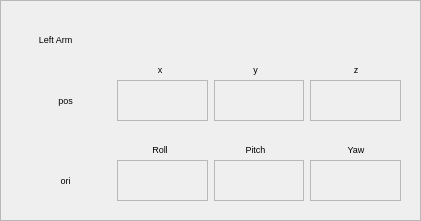
    <widget class="QFrame" name="frame_36">
     <property name="geometry">
      <rect>
       <x>870</x>
       <y>244</y>
       <width>421</width>
       <height>221</height>
      </rect>
     </property>
     <property name="font">
      <font>
       <pointsize>7</pointsize>
      </font>
     </property>
     <property name="frameShape">
      <enum>QFrame::StyledPanel</enum>
     </property>
     <property name="frameShadow">
      <enum>QFrame::Raised</enum>
     </property>
     <widget class="QFrame" name="frame_37">
      <property name="geometry">
       <rect>
        <x>10</x>
        <y>20</y>
        <width>401</width>
        <height>191</height>
       </rect>
      </property>
      <property name="font">
       <font>
        <pointsize>7</pointsize>
       </font>
      </property>
      <property name="frameShape">
       <enum>QFrame::NoFrame</enum>
      </property>
      <property name="frameShadow">
       <enum>QFrame::Raised</enum>
      </property>
      <widget class="QLabel" name="label_221">
       <property name="geometry">
        <rect>
         <x>120</x>
         <y>40</y>
         <width>60</width>
         <height>19</height>
        </rect>
       </property>
       <property name="font">
        <font>
         <pointsize>7</pointsize>
         <italic>false</italic>
        </font>
       </property>
       <property name="text">
        <string>x</string>
       </property>
       <property name="alignment">
        <set>Qt::AlignCenter</set>
       </property>
      </widget>
      <widget class="QLabel" name="label_222">
       <property name="geometry">
        <rect>
         <x>320</x>
         <y>40</y>
         <width>52</width>
         <height>19</height>
        </rect>
       </property>
       <property name="font">
        <font>
         <pointsize>7</pointsize>
        </font>
       </property>
       <property name="text">
        <string>z</string>
       </property>
       <property name="alignment">
        <set>Qt::AlignCenter</set>
       </property>
      </widget>
      <widget class="QLabel" name="label_223">
       <property name="geometry">
        <rect>
         <x>210</x>
         <y>40</y>
         <width>71</width>
         <height>19</height>
        </rect>
       </property>
       <property name="font">
        <font>
         <pointsize>7</pointsize>
         <italic>false</italic>
        </font>
       </property>
       <property name="text">
        <string>y</string>
       </property>
       <property name="alignment">
        <set>Qt::AlignCenter</set>
       </property>
      </widget>
      <widget class="QLabel" name="label_224">
       <property name="geometry">
        <rect>
         <x>-40</x>
         <y>10</y>
         <width>171</width>
         <height>19</height>
        </rect>
       </property>
       <property name="font">
        <font>
         <pointsize>7</pointsize>
         <italic>false</italic>
        </font>
       </property>
       <property name="text">
        <string>Left Arm</string>
       </property>
       <property name="alignment">
        <set>Qt::AlignCenter</set>
       </property>
      </widget>
      <widget class="QWidget" name="horizontalLayoutWidget_50">
       <property name="geometry">
        <rect>
         <x>10</x>
         <y>60</y>
         <width>381</width>
         <height>41</height>
        </rect>
       </property>
       <property name="font">
        <font>
         <pointsize>7</pointsize>
        </font>
       </property>
       <layout class="QHBoxLayout" name="horizontalLayout_53">
        <item>
         <layout class="QVBoxLayout" name="verticalLayout_213">
          <item>
           <widget class="QLabel" name="label_331">
            <property name="font">
             <font>
              <pointsize>7</pointsize>
              <italic>false</italic>
             </font>
            </property>
            <property name="text">
             <string>pos</string>
            </property>
            <property name="alignment">
             <set>Qt::AlignCenter</set>
            </property>
           </widget>
          </item>
         </layout>
        </item>
        <item>
         <layout class="QVBoxLayout" name="verticalLayout_214">
          <item>
           <widget class="QLabel" name="LA_pos_x">
            <property name="font">
             <font>
              <pointsize>7</pointsize>
             </font>
            </property>
            <property name="frameShape">
             <enum>QFrame::StyledPanel</enum>
            </property>
            <property name="frameShadow">
             <enum>QFrame::Plain</enum>
            </property>
            <property name="text">
             <string/>
            </property>
           </widget>
          </item>
         </layout>
        </item>
        <item>
         <layout class="QVBoxLayout" name="verticalLayout_215">
          <item>
           <widget class="QLabel" name="LA_pos_y">
            <property name="font">
             <font>
              <pointsize>7</pointsize>
             </font>
            </property>
            <property name="frameShape">
             <enum>QFrame::StyledPanel</enum>
            </property>
            <property name="frameShadow">
             <enum>QFrame::Plain</enum>
            </property>
            <property name="text">
             <string/>
            </property>
           </widget>
          </item>
         </layout>
        </item>
        <item>
         <layout class="QVBoxLayout" name="verticalLayout_216">
          <item>
           <widget class="QLabel" name="LA_pos_z">
            <property name="font">
             <font>
              <pointsize>7</pointsize>
             </font>
            </property>
            <property name="frameShape">
             <enum>QFrame::StyledPanel</enum>
            </property>
            <property name="frameShadow">
             <enum>QFrame::Plain</enum>
            </property>
            <property name="text">
             <string/>
            </property>
           </widget>
          </item>
         </layout>
        </item>
       </layout>
      </widget>
      <widget class="QLabel" name="label_332">
       <property name="geometry">
        <rect>
         <x>320</x>
         <y>120</y>
         <width>52</width>
         <height>19</height>
        </rect>
       </property>
       <property name="font">
        <font>
         <pointsize>7</pointsize>
        </font>
       </property>
       <property name="text">
        <string>Yaw</string>
       </property>
       <property name="alignment">
        <set>Qt::AlignCenter</set>
       </property>
      </widget>
      <widget class="QWidget" name="horizontalLayoutWidget_51">
       <property name="geometry">
        <rect>
         <x>10</x>
         <y>140</y>
         <width>381</width>
         <height>41</height>
        </rect>
       </property>
       <property name="font">
        <font>
         <pointsize>7</pointsize>
        </font>
       </property>
       <layout class="QHBoxLayout" name="horizontalLayout_54">
        <item>
         <layout class="QVBoxLayout" name="verticalLayout_217">
          <item>
           <widget class="QLabel" name="label_333">
            <property name="font">
             <font>
              <pointsize>7</pointsize>
              <italic>false</italic>
             </font>
            </property>
            <property name="text">
             <string>ori</string>
            </property>
            <property name="alignment">
             <set>Qt::AlignCenter</set>
            </property>
           </widget>
          </item>
         </layout>
        </item>
        <item>
         <layout class="QVBoxLayout" name="verticalLayout_218">
          <item>
           <widget class="QLabel" name="LA_ori_x">
            <property name="font">
             <font>
              <pointsize>7</pointsize>
             </font>
            </property>
            <property name="frameShape">
             <enum>QFrame::StyledPanel</enum>
            </property>
            <property name="frameShadow">
             <enum>QFrame::Plain</enum>
            </property>
            <property name="text">
             <string/>
            </property>
           </widget>
          </item>
         </layout>
        </item>
        <item>
         <layout class="QVBoxLayout" name="verticalLayout_219">
          <item>
           <widget class="QLabel" name="LA_ori_y">
            <property name="font">
             <font>
              <pointsize>7</pointsize>
             </font>
            </property>
            <property name="frameShape">
             <enum>QFrame::StyledPanel</enum>
            </property>
            <property name="frameShadow">
             <enum>QFrame::Plain</enum>
            </property>
            <property name="text">
             <string/>
            </property>
           </widget>
          </item>
         </layout>
        </item>
        <item>
         <layout class="QVBoxLayout" name="verticalLayout_220">
          <item>
           <widget class="QLabel" name="LA_ori_z">
            <property name="font">
             <font>
              <pointsize>7</pointsize>
             </font>
            </property>
            <property name="frameShape">
             <enum>QFrame::StyledPanel</enum>
            </property>
            <property name="frameShadow">
             <enum>QFrame::Plain</enum>
            </property>
            <property name="text">
             <string/>
            </property>
           </widget>
          </item>
         </layout>
        </item>
       </layout>
      </widget>
      <widget class="QLabel" name="label_334">
       <property name="geometry">
        <rect>
         <x>120</x>
         <y>120</y>
         <width>60</width>
         <height>19</height>
        </rect>
       </property>
       <property name="font">
        <font>
         <pointsize>7</pointsize>
         <italic>false</italic>
        </font>
       </property>
       <property name="text">
        <string>Roll</string>
       </property>
       <property name="alignment">
        <set>Qt::AlignCenter</set>
       </property>
      </widget>
      <widget class="QLabel" name="label_335">
       <property name="geometry">
        <rect>
         <x>210</x>
         <y>120</y>
         <width>71</width>
         <height>19</height>
        </rect>
       </property>
       <property name="font">
        <font>
         <pointsize>7</pointsize>
         <italic>false</italic>
        </font>
       </property>
       <property name="text">
        <string>Pitch</string>
       </property>
       <property name="alignment">
        <set>Qt::AlignCenter</set>
       </property>
      </widget>
     </widget>
    </widget>
